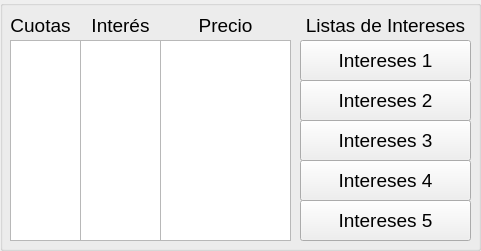
  <widget class="QGroupBox" name="groupBox_3">
   <property name="geometry">
    <rect>
     <x>870</x>
     <y>120</y>
     <width>481</width>
     <height>251</height>
    </rect>
   </property>
   <property name="font">
    <font>
     <pointsize>16</pointsize>
    </font>
   </property>
   <property name="title">
    <string/>
   </property>
   <widget class="QListWidget" name="list_Cuotas">
    <property name="geometry">
     <rect>
      <x>10</x>
      <y>40</y>
      <width>71</width>
      <height>201</height>
     </rect>
    </property>
    <property name="font">
     <font>
      <pointsize>14</pointsize>
     </font>
    </property>
   </widget>
   <widget class="QListWidget" name="list_Interes">
    <property name="geometry">
     <rect>
      <x>80</x>
      <y>40</y>
      <width>81</width>
      <height>201</height>
     </rect>
    </property>
    <property name="font">
     <font>
      <pointsize>14</pointsize>
     </font>
    </property>
    <property name="toolTip">
     <string>&lt;html&gt;&lt;head/&gt;&lt;body&gt;&lt;p&gt;Doble clic y editamos su interés (Ajusta el Precio automáticamente)&lt;/p&gt;&lt;/body&gt;&lt;/html&gt;</string>
    </property>
   </widget>
   <widget class="QListWidget" name="list_Pcio_Ctas">
    <property name="geometry">
     <rect>
      <x>160</x>
      <y>40</y>
      <width>131</width>
      <height>201</height>
     </rect>
    </property>
    <property name="font">
     <font>
      <pointsize>14</pointsize>
     </font>
    </property>
    <property name="toolTip">
     <string>&lt;html&gt;&lt;head/&gt;&lt;body&gt;&lt;p&gt;Doble clic y editamos el precio (Ajusta el interés automáticamente)&lt;/p&gt;&lt;/body&gt;&lt;/html&gt;</string>
    </property>
    <property name="autoScroll">
     <bool>false</bool>
    </property>
   </widget>
   <widget class="QPushButton" name="push_Int1">
    <property name="geometry">
     <rect>
      <x>300</x>
      <y>40</y>
      <width>171</width>
      <height>41</height>
     </rect>
    </property>
    <property name="font">
     <font>
      <pointsize>14</pointsize>
     </font>
    </property>
    <property name="text">
     <string>Intereses 1</string>
    </property>
    <property name="autoDefault">
     <bool>false</bool>
    </property>
   </widget>
   <widget class="QPushButton" name="push_Int2">
    <property name="geometry">
     <rect>
      <x>300</x>
      <y>80</y>
      <width>171</width>
      <height>41</height>
     </rect>
    </property>
    <property name="font">
     <font>
      <pointsize>14</pointsize>
     </font>
    </property>
    <property name="text">
     <string>Intereses 2</string>
    </property>
    <property name="autoDefault">
     <bool>false</bool>
    </property>
   </widget>
   <widget class="QPushButton" name="push_Int3">
    <property name="geometry">
     <rect>
      <x>300</x>
      <y>120</y>
      <width>171</width>
      <height>41</height>
     </rect>
    </property>
    <property name="font">
     <font>
      <pointsize>14</pointsize>
     </font>
    </property>
    <property name="text">
     <string>Intereses 3</string>
    </property>
    <property name="autoDefault">
     <bool>false</bool>
    </property>
   </widget>
   <widget class="QPushButton" name="push_Int4">
    <property name="geometry">
     <rect>
      <x>300</x>
      <y>160</y>
      <width>171</width>
      <height>41</height>
     </rect>
    </property>
    <property name="font">
     <font>
      <pointsize>14</pointsize>
     </font>
    </property>
    <property name="text">
     <string>Intereses 4</string>
    </property>
    <property name="autoDefault">
     <bool>false</bool>
    </property>
   </widget>
   <widget class="QPushButton" name="push_Int5">
    <property name="geometry">
     <rect>
      <x>300</x>
      <y>200</y>
      <width>171</width>
      <height>41</height>
     </rect>
    </property>
    <property name="font">
     <font>
      <pointsize>14</pointsize>
     </font>
    </property>
    <property name="text">
     <string>Intereses 5</string>
    </property>
    <property name="autoDefault">
     <bool>false</bool>
    </property>
   </widget>
   <widget class="QLabel" name="label_24">
    <property name="geometry">
     <rect>
      <x>300</x>
      <y>10</y>
      <width>171</width>
      <height>31</height>
     </rect>
    </property>
    <property name="font">
     <font>
      <family>MS Shell Dlg 2</family>
      <pointsize>14</pointsize>
      <weight>50</weight>
      <italic>false</italic>
      <bold>false</bold>
     </font>
    </property>
    <property name="text">
     <string>Listas de Intereses</string>
    </property>
    <property name="alignment">
     <set>Qt::AlignCenter</set>
    </property>
   </widget>
   <widget class="QLabel" name="label_22">
    <property name="geometry">
     <rect>
      <x>80</x>
      <y>10</y>
      <width>81</width>
      <height>31</height>
     </rect>
    </property>
    <property name="font">
     <font>
      <family>MS Shell Dlg 2</family>
      <pointsize>14</pointsize>
      <weight>50</weight>
      <italic>false</italic>
      <bold>false</bold>
     </font>
    </property>
    <property name="text">
     <string>Interés</string>
    </property>
    <property name="alignment">
     <set>Qt::AlignCenter</set>
    </property>
   </widget>
   <widget class="QLabel" name="label_23">
    <property name="geometry">
     <rect>
      <x>160</x>
      <y>10</y>
      <width>131</width>
      <height>31</height>
     </rect>
    </property>
    <property name="font">
     <font>
      <family>MS Shell Dlg 2</family>
      <pointsize>14</pointsize>
      <weight>50</weight>
      <italic>false</italic>
      <bold>false</bold>
     </font>
    </property>
    <property name="text">
     <string>Precio</string>
    </property>
    <property name="alignment">
     <set>Qt::AlignCenter</set>
    </property>
   </widget>
   <widget class="QLabel" name="label_21">
    <property name="geometry">
     <rect>
      <x>0</x>
      <y>10</y>
      <width>81</width>
      <height>31</height>
     </rect>
    </property>
    <property name="font">
     <font>
      <family>MS Shell Dlg 2</family>
      <pointsize>14</pointsize>
      <weight>50</weight>
      <italic>false</italic>
      <bold>false</bold>
     </font>
    </property>
    <property name="text">
     <string>Cuotas</string>
    </property>
    <property name="alignment">
     <set>Qt::AlignCenter</set>
    </property>
   </widget>
   <zorder>list_Cuotas</zorder>
   <zorder>list_Interes</zorder>
   <zorder>list_Pcio_Ctas</zorder>
   <zorder>push_Int2</zorder>
   <zorder>push_Int3</zorder>
   <zorder>push_Int4</zorder>
   <zorder>push_Int5</zorder>
   <zorder>push_Int1</zorder>
   <zorder>label_24</zorder>
   <zorder>label_22</zorder>
   <zorder>label_23</zorder>
   <zorder>label_21</zorder>
  </widget>
